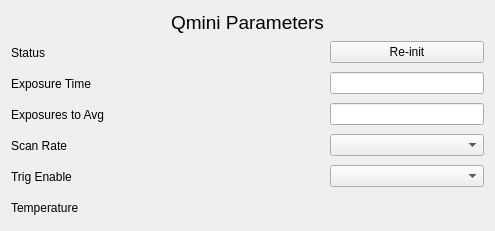
<?xml version="1.0" encoding="UTF-8"?>
<ui version="4.0">
 <class>panel</class>
 <widget class="QWidget" name="panel">
  <property name="geometry">
   <rect>
    <x>0</x>
    <y>0</y>
    <width>495</width>
    <height>229</height>
   </rect>
  </property>
  <property name="sizePolicy">
   <sizepolicy hsizetype="Minimum" vsizetype="Minimum">
    <horstretch>0</horstretch>
    <verstretch>0</verstretch>
   </sizepolicy>
  </property>
  <property name="windowTitle">
   <string>Form</string>
  </property>
  <layout class="QVBoxLayout" name="verticalLayout">
   <item alignment="Qt::AlignHCenter|Qt::AlignVCenter">
    <widget class="QLabel" name="window_label">
     <property name="sizePolicy">
      <sizepolicy hsizetype="Fixed" vsizetype="Fixed">
       <horstretch>0</horstretch>
       <verstretch>0</verstretch>
      </sizepolicy>
     </property>
     <property name="font">
      <font>
       <pointsize>14</pointsize>
      </font>
     </property>
     <property name="text">
      <string>Qmini Parameters</string>
     </property>
    </widget>
   </item>
   <item>
    <layout class="QGridLayout" name="grid_layout">
     <property name="sizeConstraint">
      <enum>QLayout::SetMinimumSize</enum>
     </property>
     <item row="5" column="0">
      <widget class="QLabel" name="temperature_label">
       <property name="text">
        <string>Temperature</string>
       </property>
      </widget>
     </item>
     <item row="4" column="0">
      <widget class="QLabel" name="trig_enable_label">
       <property name="text">
        <string>Trig Enable</string>
       </property>
      </widget>
     </item>
     <item row="0" column="0">
      <widget class="QLabel" name="status_label">
       <property name="text">
        <string>Status</string>
       </property>
      </widget>
     </item>
     <item row="1" column="0">
      <widget class="QLabel" name="exposure_time_label">
       <property name="text">
        <string>Exposure Time</string>
       </property>
      </widget>
     </item>
     <item row="2" column="1">
      <widget class="PyDMLabel" name="exposure_avg_get">
       <property name="sizePolicy">
        <sizepolicy hsizetype="Minimum" vsizetype="Fixed">
         <horstretch>0</horstretch>
         <verstretch>0</verstretch>
        </sizepolicy>
       </property>
       <property name="minimumSize">
        <size>
         <width>0</width>
         <height>25</height>
        </size>
       </property>
       <property name="toolTip">
        <string/>
       </property>
       <property name="precision" stdset="0">
        <number>0</number>
       </property>
       <property name="showUnits" stdset="0">
        <bool>false</bool>
       </property>
       <property name="precisionFromPV" stdset="0">
        <bool>true</bool>
       </property>
       <property name="alarmSensitiveContent" stdset="0">
        <bool>false</bool>
       </property>
       <property name="alarmSensitiveBorder" stdset="0">
        <bool>true</bool>
       </property>
       <property name="PyDMToolTip" stdset="0">
        <string/>
       </property>
       <property name="channel" stdset="0">
        <string>ca://${prefix}:SET_AVG_CNT</string>
       </property>
       <property name="enableRichText" stdset="0">
        <bool>false</bool>
       </property>
      </widget>
     </item>
     <item row="3" column="0">
      <widget class="QLabel" name="scan_rate_label">
       <property name="text">
        <string>Scan Rate</string>
       </property>
      </widget>
     </item>
     <item row="1" column="1">
      <widget class="PyDMLabel" name="exposure_time_get">
       <property name="sizePolicy">
        <sizepolicy hsizetype="Minimum" vsizetype="Fixed">
         <horstretch>0</horstretch>
         <verstretch>0</verstretch>
        </sizepolicy>
       </property>
       <property name="minimumSize">
        <size>
         <width>0</width>
         <height>25</height>
        </size>
       </property>
       <property name="toolTip">
        <string/>
       </property>
       <property name="precision" stdset="0">
        <number>0</number>
       </property>
       <property name="showUnits" stdset="0">
        <bool>false</bool>
       </property>
       <property name="precisionFromPV" stdset="0">
        <bool>true</bool>
       </property>
       <property name="alarmSensitiveContent" stdset="0">
        <bool>false</bool>
       </property>
       <property name="alarmSensitiveBorder" stdset="0">
        <bool>true</bool>
       </property>
       <property name="PyDMToolTip" stdset="0">
        <string/>
       </property>
       <property name="channel" stdset="0">
        <string>ca://${prefix}:GET_EXPOSURE_TIME</string>
       </property>
       <property name="enableRichText" stdset="0">
        <bool>false</bool>
       </property>
      </widget>
     </item>
     <item row="0" column="1">
      <widget class="PyDMLabel" name="status_get">
       <property name="sizePolicy">
        <sizepolicy hsizetype="Minimum" vsizetype="Fixed">
         <horstretch>0</horstretch>
         <verstretch>0</verstretch>
        </sizepolicy>
       </property>
       <property name="minimumSize">
        <size>
         <width>0</width>
         <height>25</height>
        </size>
       </property>
       <property name="toolTip">
        <string/>
       </property>
       <property name="precision" stdset="0">
        <number>0</number>
       </property>
       <property name="showUnits" stdset="0">
        <bool>false</bool>
       </property>
       <property name="precisionFromPV" stdset="0">
        <bool>true</bool>
       </property>
       <property name="alarmSensitiveContent" stdset="0">
        <bool>false</bool>
       </property>
       <property name="alarmSensitiveBorder" stdset="0">
        <bool>true</bool>
       </property>
       <property name="PyDMToolTip" stdset="0">
        <string/>
       </property>
       <property name="channel" stdset="0">
        <string>ca://${prefix}:STATUS</string>
       </property>
       <property name="enableRichText" stdset="0">
        <bool>false</bool>
       </property>
      </widget>
     </item>
     <item row="2" column="0">
      <widget class="QLabel" name="exposure_avg_label">
       <property name="text">
        <string>Exposures to Avg</string>
       </property>
      </widget>
     </item>
     <item row="4" column="1">
      <widget class="PyDMLabel" name="trig_enable_get">
       <property name="sizePolicy">
        <sizepolicy hsizetype="Minimum" vsizetype="Fixed">
         <horstretch>0</horstretch>
         <verstretch>0</verstretch>
        </sizepolicy>
       </property>
       <property name="minimumSize">
        <size>
         <width>0</width>
         <height>25</height>
        </size>
       </property>
       <property name="toolTip">
        <string/>
       </property>
       <property name="precision" stdset="0">
        <number>0</number>
       </property>
       <property name="showUnits" stdset="0">
        <bool>false</bool>
       </property>
       <property name="precisionFromPV" stdset="0">
        <bool>true</bool>
       </property>
       <property name="alarmSensitiveContent" stdset="0">
        <bool>false</bool>
       </property>
       <property name="alarmSensitiveBorder" stdset="0">
        <bool>true</bool>
       </property>
       <property name="PyDMToolTip" stdset="0">
        <string/>
       </property>
       <property name="channel" stdset="0">
        <string>ca://${prefix}:SET_TRIG_ENABLE</string>
       </property>
       <property name="enableRichText" stdset="0">
        <bool>false</bool>
       </property>
      </widget>
     </item>
     <item row="3" column="1">
      <widget class="PyDMLabel" name="scan_rate_get">
       <property name="sizePolicy">
        <sizepolicy hsizetype="Minimum" vsizetype="Fixed">
         <horstretch>0</horstretch>
         <verstretch>0</verstretch>
        </sizepolicy>
       </property>
       <property name="minimumSize">
        <size>
         <width>0</width>
         <height>25</height>
        </size>
       </property>
       <property name="toolTip">
        <string/>
       </property>
       <property name="precision" stdset="0">
        <number>0</number>
       </property>
       <property name="showUnits" stdset="0">
        <bool>false</bool>
       </property>
       <property name="precisionFromPV" stdset="0">
        <bool>true</bool>
       </property>
       <property name="alarmSensitiveContent" stdset="0">
        <bool>false</bool>
       </property>
       <property name="alarmSensitiveBorder" stdset="0">
        <bool>true</bool>
       </property>
       <property name="PyDMToolTip" stdset="0">
        <string/>
       </property>
       <property name="channel" stdset="0">
        <string>ca://${prefix}:SOFT_TRIGGER_MODE</string>
       </property>
       <property name="enableRichText" stdset="0">
        <bool>false</bool>
       </property>
      </widget>
     </item>
     <item row="0" column="2">
      <widget class="PyDMPushButton" name="reinitialize_button">
       <property name="sizePolicy">
        <sizepolicy hsizetype="Minimum" vsizetype="Fixed">
         <horstretch>0</horstretch>
         <verstretch>0</verstretch>
        </sizepolicy>
       </property>
       <property name="toolTip">
        <string/>
       </property>
       <property name="text">
        <string>Re-init</string>
       </property>
       <property name="alarmSensitiveContent" stdset="0">
        <bool>false</bool>
       </property>
       <property name="alarmSensitiveBorder" stdset="0">
        <bool>false</bool>
       </property>
       <property name="PyDMToolTip" stdset="0">
        <string>Reinitialize the spectrometer</string>
       </property>
       <property name="monitorDisp" stdset="0">
        <bool>false</bool>
       </property>
       <property name="channel" stdset="0">
        <string>ca://${prefix}:CLEAR_SPECTROMETER.PROC</string>
       </property>
       <property name="PyDMIcon" stdset="0">
        <string>recycle</string>
       </property>
       <property name="PyDMIconColor" stdset="0">
        <color>
         <red>0</red>
         <green>255</green>
         <blue>127</blue>
        </color>
       </property>
       <property name="passwordProtected" stdset="0">
        <bool>false</bool>
       </property>
       <property name="password" stdset="0">
        <string/>
       </property>
       <property name="protectedPassword" stdset="0">
        <string/>
       </property>
       <property name="showConfirmDialog" stdset="0">
        <bool>false</bool>
       </property>
       <property name="confirmMessage" stdset="0">
        <string>Are you sure you want to proceed?</string>
       </property>
       <property name="pressValue" stdset="0">
        <string>1</string>
       </property>
       <property name="releaseValue" stdset="0">
        <string/>
       </property>
       <property name="relativeChange" stdset="0">
        <bool>false</bool>
       </property>
       <property name="writeWhenRelease" stdset="0">
        <bool>false</bool>
       </property>
      </widget>
     </item>
     <item row="5" column="1">
      <widget class="PyDMLabel" name="temperature_get">
       <property name="sizePolicy">
        <sizepolicy hsizetype="Minimum" vsizetype="Fixed">
         <horstretch>0</horstretch>
         <verstretch>0</verstretch>
        </sizepolicy>
       </property>
       <property name="minimumSize">
        <size>
         <width>0</width>
         <height>25</height>
        </size>
       </property>
       <property name="toolTip">
        <string/>
       </property>
       <property name="precision" stdset="0">
        <number>0</number>
       </property>
       <property name="showUnits" stdset="0">
        <bool>false</bool>
       </property>
       <property name="precisionFromPV" stdset="0">
        <bool>true</bool>
       </property>
       <property name="alarmSensitiveContent" stdset="0">
        <bool>false</bool>
       </property>
       <property name="alarmSensitiveBorder" stdset="0">
        <bool>true</bool>
       </property>
       <property name="PyDMToolTip" stdset="0">
        <string/>
       </property>
       <property name="channel" stdset="0">
        <string>ca://${prefix}:TEMP</string>
       </property>
       <property name="enableRichText" stdset="0">
        <bool>false</bool>
       </property>
      </widget>
     </item>
     <item row="1" column="2">
      <widget class="PyDMLineEdit" name="exposure_time_set">
       <property name="sizePolicy">
        <sizepolicy hsizetype="Minimum" vsizetype="Fixed">
         <horstretch>0</horstretch>
         <verstretch>0</verstretch>
        </sizepolicy>
       </property>
       <property name="toolTip">
        <string/>
       </property>
       <property name="precision" stdset="0">
        <number>0</number>
       </property>
       <property name="showUnits" stdset="0">
        <bool>false</bool>
       </property>
       <property name="precisionFromPV" stdset="0">
        <bool>true</bool>
       </property>
       <property name="alarmSensitiveContent" stdset="0">
        <bool>false</bool>
       </property>
       <property name="alarmSensitiveBorder" stdset="0">
        <bool>true</bool>
       </property>
       <property name="PyDMToolTip" stdset="0">
        <string/>
       </property>
       <property name="monitorDisp" stdset="0">
        <bool>false</bool>
       </property>
       <property name="channel" stdset="0">
        <string>ca://${prefix}:SET_EXPOSURE_TIME</string>
       </property>
      </widget>
     </item>
     <item row="2" column="2">
      <widget class="PyDMLineEdit" name="exposure_avg_set">
       <property name="sizePolicy">
        <sizepolicy hsizetype="Minimum" vsizetype="Fixed">
         <horstretch>0</horstretch>
         <verstretch>0</verstretch>
        </sizepolicy>
       </property>
       <property name="toolTip">
        <string/>
       </property>
       <property name="precision" stdset="0">
        <number>0</number>
       </property>
       <property name="showUnits" stdset="0">
        <bool>false</bool>
       </property>
       <property name="precisionFromPV" stdset="0">
        <bool>true</bool>
       </property>
       <property name="alarmSensitiveContent" stdset="0">
        <bool>false</bool>
       </property>
       <property name="alarmSensitiveBorder" stdset="0">
        <bool>true</bool>
       </property>
       <property name="PyDMToolTip" stdset="0">
        <string/>
       </property>
       <property name="monitorDisp" stdset="0">
        <bool>false</bool>
       </property>
       <property name="channel" stdset="0">
        <string>ca://${prefix}:SET_AVG_CNT</string>
       </property>
      </widget>
     </item>
     <item row="3" column="2">
      <widget class="PyDMEnumComboBox" name="scan_rate_set">
       <property name="sizePolicy">
        <sizepolicy hsizetype="Minimum" vsizetype="Fixed">
         <horstretch>0</horstretch>
         <verstretch>0</verstretch>
        </sizepolicy>
       </property>
       <property name="toolTip">
        <string/>
       </property>
       <property name="alarmSensitiveContent" stdset="0">
        <bool>false</bool>
       </property>
       <property name="alarmSensitiveBorder" stdset="0">
        <bool>true</bool>
       </property>
       <property name="PyDMToolTip" stdset="0">
        <string/>
       </property>
       <property name="monitorDisp" stdset="0">
        <bool>false</bool>
       </property>
       <property name="channel" stdset="0">
        <string>ca://${prefix}:SOFT_TRIGGER_MODE</string>
       </property>
      </widget>
     </item>
     <item row="4" column="2">
      <widget class="PyDMEnumComboBox" name="trig_enable_set">
       <property name="sizePolicy">
        <sizepolicy hsizetype="Minimum" vsizetype="Fixed">
         <horstretch>0</horstretch>
         <verstretch>0</verstretch>
        </sizepolicy>
       </property>
       <property name="toolTip">
        <string/>
       </property>
       <property name="alarmSensitiveContent" stdset="0">
        <bool>false</bool>
       </property>
       <property name="alarmSensitiveBorder" stdset="0">
        <bool>true</bool>
       </property>
       <property name="PyDMToolTip" stdset="0">
        <string/>
       </property>
       <property name="monitorDisp" stdset="0">
        <bool>false</bool>
       </property>
       <property name="channel" stdset="0">
        <string>ca://${prefix}:SET_TRIG_ENABLE</string>
       </property>
      </widget>
     </item>
    </layout>
   </item>
  </layout>
 </widget>
 <customwidgets>
  <customwidget>
   <class>PyDMLabel</class>
   <extends>QLabel</extends>
   <header>pydm.widgets.label</header>
  </customwidget>
  <customwidget>
   <class>PyDMEnumComboBox</class>
   <extends>QComboBox</extends>
   <header>pydm.widgets.enum_combo_box</header>
  </customwidget>
  <customwidget>
   <class>PyDMLineEdit</class>
   <extends>QLineEdit</extends>
   <header>pydm.widgets.line_edit</header>
  </customwidget>
  <customwidget>
   <class>PyDMPushButton</class>
   <extends>QPushButton</extends>
   <header>pydm.widgets.pushbutton</header>
  </customwidget>
 </customwidgets>
 <resources/>
 <connections/>
</ui>
